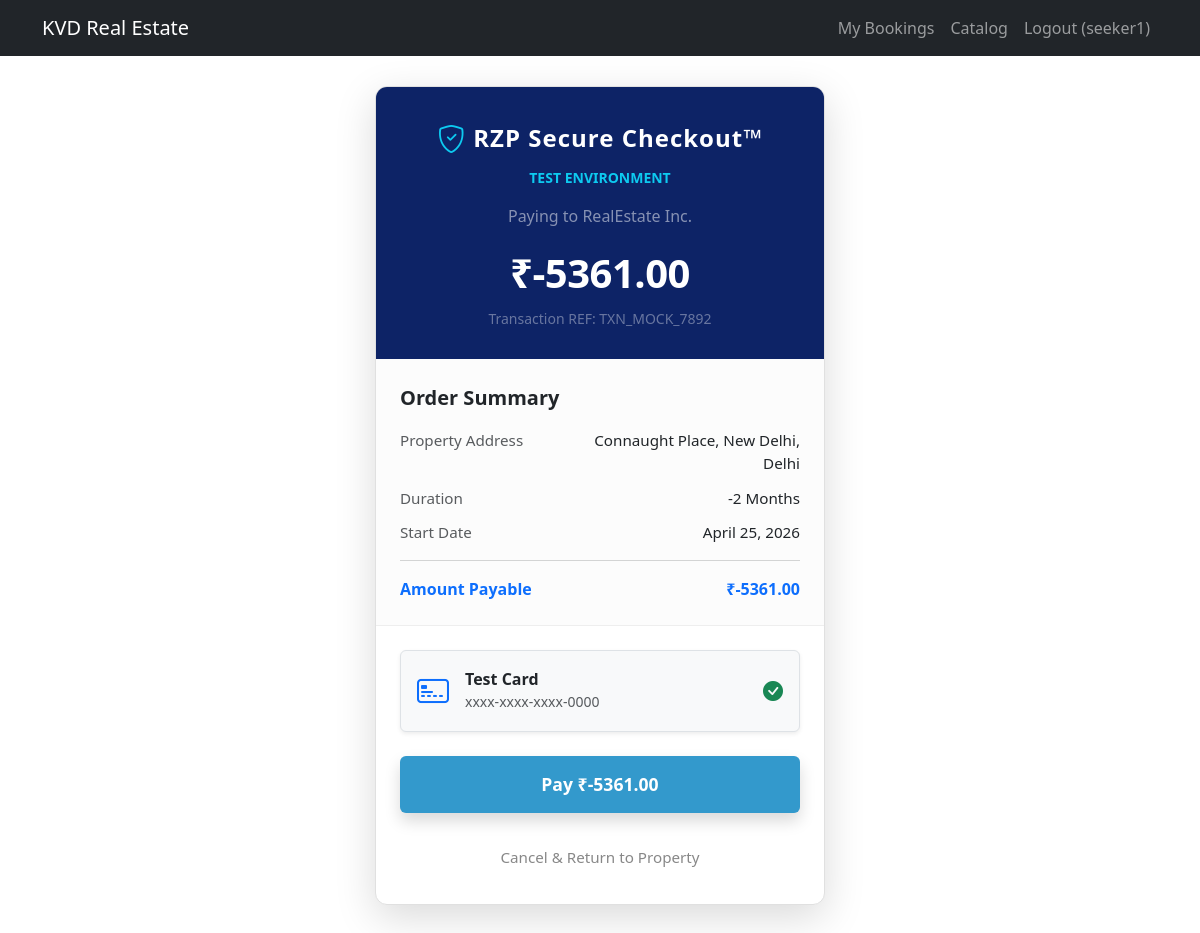
Page /payment/7/ (signed in) on the committed database.
### real_estate_app/models.py (models this page shows, shortened)
class User(AbstractUser):
    phone_regex = RegexValidator(regex=r'^\+?1?\d{9,15}$', message="Phone number must be entered in the format: '+999999999'. Up to 15 digits allowed.")
    phone_number = models.CharField(validators=[phone_regex], max_length=17, blank=True)
    pincode_regex = RegexValidator(regex=r'^[1-9][0-9]{5}$', message="Please enter a valid 6-digit Indian pincode.")
    pincode = models.CharField(validators=[pincode_regex], max_length=6, blank=True)
    kyc_status = models.BooleanField(default=False)
    is_admin = models.BooleanField(default=False)
    is_owner = models.BooleanField(default=False)
    is_seeker = models.BooleanField(default=False)

class Booking(models.Model):
    PAYMENT_STATUS_CHOICES = (
        ('Pending', 'Pending'),
        ('Paid', 'Paid'),
        ('Overdue', 'Overdue'),
    )
    booking_id = models.AutoField(primary_key=True)
    property = models.ForeignKey(Property, on_delete=models.CASCADE, related_name='bookings')
    seeker = models.ForeignKey(User, on_delete=models.CASCADE, related_name='bookings')
    start_date = models.DateField()
    duration_months = models.IntegerField()
    total_amount = models.DecimalField(max_digits=10, decimal_places=2)
    payment_status = models.CharField(max_length=10, choices=PAYMENT_STATUS_CHOICES, default='Pending')

class Property(models.Model):
    STATUS_CHOICES = (
        ('Pending', 'Pending'),
        ('Live', 'Live'),
        ('Booked', 'Booked'),
        ('Rejected', 'Rejected'),
    )
    property_id = models.AutoField(primary_key=True)
    owner = models.ForeignKey(User, on_delete=models.CASCADE, related_name='properties')
    address = models.TextField()
    latitude = models.FloatField(blank=True, null=True)
    longitude = models.FloatField(blank=True, null=True)
    price = models.DecimalField(max_digits=10, decimal_places=2)
    photo = models.ImageField(upload_to='property_photos/', blank=True, null=True)
    status = models.CharField(max_length=10, choices=STATUS_CHOICES, default='Pending')

### real_estate_app/views.py (the view, shortened to what this page needs)
# urls.py: path('payment/<int:booking_id>/', views.mock_payment, name='mock_payment'),
@login_required
def mock_payment(request, booking_id):
    booking = get_object_or_404(Booking, booking_id=booking_id, seeker=request.user)
    if booking.payment_status == 'Paid':
        return redirect('dashboard')
    property_obj = booking.property
    return render(request, 'real_estate_app/payment_mockup.html', {'booking': booking})

### templates/real_estate_app/payment_mockup.html (shortened to what this page needs)
{% extends 'base.html' %}
{% block content %}
<div class="container position-relative z-1">
    <div class="razorpay-mockup">
        <div class="rzp-header">
            <div class="d-flex align-items-center justify-content-center mb-2">
                <i class="bi bi-shield-check fs-3 me-2 text-info"></i>
                <span class="fs-4 fw-bold" style="letter-spacing: 1px;">RZP Secure Checkout™</span>
            </div>
            <div class="text-info small mb-3 fw-bold text-uppercase tracking-wide">Test Environment</div>
            <div class="text-white-50 mb-0">Paying to RealEstate Inc.</div>
            <div class="rzp-amount">₹{{ booking.total_amount }}</div>
            <div class="small text-white-50 opacity-75">Transaction REF: TXN_MOCK_{{ booking.booking_id }}892</div>
        </div>
        <div class="rzp-info">
            <div class="fw-bold mb-3 text-dark fs-5">Order Summary</div>
            <div class="rzp-info-row text-muted">
                <span>Property Address</span>
                <span class="text-dark fw-medium text-end" style="max-width: 60%;">{{ booking.property.address|truncatewords:6 }}</span>
            </div>
            <div class="rzp-info-row text-muted">
                <span>Duration</span>
                <span class="text-dark fw-medium">{{ booking.duration_months }} Months</span>
            </div>
            <div class="rzp-info-row text-muted">
                <span>Start Date</span>
                <span class="text-dark fw-medium">{{ booking.start_date }}</span>
            </div>
            <hr class="my-3 text-muted opacity-25">
            <div class="rzp-info-row text-primary fw-bold fs-6">
                <span>Amount Payable</span>
                <span>₹{{ booking.total_amount }}</span>
            </div>
        </div>
        <div class="rzp-methods">
            <div class="d-flex align-items-center bg-light rounded-2 p-3 mb-4 shadow-sm border">
                <i class="bi bi-credit-card-2-front fs-2 text-primary me-3"></i>
                <div>
                    <h6 class="mb-0 fw-bold">Test Card</h6>
                    <small class="text-muted">xxxx-xxxx-xxxx-0000</small>
                </div>
                <div class="ms-auto text-success fw-bold">
                    <i class="bi bi-check-circle-fill fs-5"></i>
                </div>
            </div>
            <form method="post">
                <button type="submit" name="action" value="pay" class="rzp-btn-pay shadow">
                    Pay ₹{{ booking.total_amount }}
                </button>
                <div class="text-center mt-3">
                    <button type="submit" name="action" value="cancel" class="rzp-btn-cancel">
                        Cancel & Return to Property
                    </button>
                </div>
            </form>
        </div>
    </div>
</div>
{% endblock %}

### templates/base.html (shortened to what this page needs)
{% load sass_tags %}
<!DOCTYPE html>
<html lang="en">
<head>
    <link href="https://cdn.jsdelivr.net/npm/bootstrap@5.3.0/dist/css/bootstrap.min.css" rel="stylesheet">
    <link rel="stylesheet" href="https://cdn.jsdelivr.net/npm/bootstrap-icons@1.10.5/font/bootstrap-icons.css">
    <link href="{% sass_src 'scss/styles.scss' %}" rel="stylesheet" type="text/css" />
</head>
<body>
    <nav class="navbar navbar-expand-lg navbar-dark bg-dark">
        <div class="container">
            <a class="navbar-brand" href="{% url 'home' %}">KVD Real Estate</a>
            <div class="collapse navbar-collapse" id="navbarNav">
                <ul class="navbar-nav ms-auto">
                    {% if user.is_authenticated %}
                    {% if user.is_admin or user.is_superuser %}
                    <li class="nav-item"><a class="nav-link" href="{% url 'dashboard' %}">Admin Dashboard</a></li>
                    {% elif user.is_owner %}
                    <li class="nav-item"><a class="nav-link" href="{% url 'dashboard' %}">Owner Dashboard</a></li>
                    <li class="nav-item"><a class="nav-link" href="{% url 'add_property' %}">Add Property</a></li>
                    {% elif user.is_seeker %}
                    <li class="nav-item"><a class="nav-link" href="{% url 'dashboard' %}">My Bookings</a></li>
                    <li class="nav-item"><a class="nav-link" href="{% url 'property_catalog' %}">Catalog</a></li>
                    {% endif %}
                    <li class="nav-item">
                        <form method="post" action="{% url 'logout' %}">
                            <button type="submit" class="btn btn-link nav-link">Logout ({{ user.username }})</button>
                        </form>
                    </li>
                    {% else %}
                    <li class="nav-item"><a class="nav-link" href="{% url 'login' %}">Login</a></li>
                    <li class="nav-item"><a class="nav-link" href="{% url 'register' %}">Register</a></li>
                    {% endif %}
                </ul>
            </div>
        </div>
    </nav>
    <div class="container">
        {% block content %}{% endblock %}
    </div>
</body>
</html>

### templates/real_estate_app/payment_mockup.html (style rules this page uses)
.razorpay-mockup { max-width: 450px; margin: 30px auto 60px; background: #fff; border-radius: 12px; box-shadow: 0 12px 40px rgba(0, 0, 0, 0.15); overflow: hidden; border: 1px solid #e0e0e0; }
.rzp-header { background: #0d2366; color: white; padding: 30px 24px; text-align: center; position: relative; }
.rzp-amount { font-size: 2.5rem; font-weight: 800; margin: 15px 0 5px; letter-spacing: -0.5px; }
.rzp-info { padding: 24px; background: #fcfcfc; border-bottom: 1px solid #eeeeee; }
.rzp-info-row { display: flex; justify-content: space-between; margin-bottom: 12px; font-size: 0.95rem; }
.rzp-info-row:last-child { margin-bottom: 0; }
.rzp-methods { padding: 24px; }
.rzp-btn-pay { background: #3399cc; color: white; width: 100%; padding: 15px; font-size: 1.1rem; font-weight: 600; border: none; border-radius: 6px; transition: background 0.2s; }
.rzp-btn-cancel { color: #888; width: 100%; background: transparent; border: none; padding: 12px; font-size: 0.95rem; margin-top: 5px; }

### rows in the picture
User: username "seeker1"
Booking: total_amount "-5361.00", booking_id "7", property.address "Connaught Place, New Delhi, Delhi", duration_months "-2", start_date "April 25, 2026"
